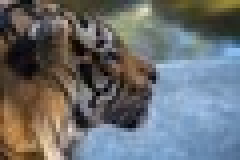
#> input picture image.jpg, 60 x 40 px, found by its file name (shown 4 times larger)
$ python fouriertransform.py
#> lines starting #> are read from the running program, lines starting #| are printed output that depends on the picture
import numpy as np
import cv2
import matplotlib.pyplot as plt

# Specify the file path of your image
image_path = '/home/cusat/Desktop/ramanan/image.jpg'  # Change this to the correct path

# Read the image (ensure you handle the file path correctly)
image = cv2.imread(image_path, cv2.IMREAD_GRAYSCALE)
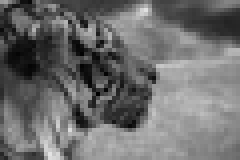
#> image: shape (40, 60) (shown 4 times larger); min 0, max 227, mean 109.4

# Check if the image was loaded correctly
if image is None:
    print(f"Error: Unable to load image at {image_path}")
else:
    # Fourier Transform and Display
    f = np.fft.fft2(image)
    fshift = np.fft.fftshift(f)
    magnitude_spectrum = np.log(np.abs(fshift) + 1)
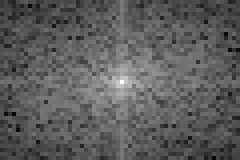
#> magnitude_spectrum: shape (40, 60) float64 (shown 4 times larger); min 3.07, max 12.48, mean 6.5; drawn with min black and max white

    # Save the images to files
    plt.figure(figsize=(10, 5))

    # Original image
    plt.subplot(1, 2, 1)
    plt.imshow(image, cmap='gray')
    plt.title('Original Image')
    plt.axis('off')

    # Magnitude spectrum
    plt.subplot(1, 2, 2)
    plt.imshow(magnitude_spectrum, cmap='gray')
    plt.title('Magnitude Spectrum')
    plt.axis('off')

    # Save the plot to a file
    plt.savefig('/home/cusat/Desktop/ramanan/output_plot.png')  # Specify your desired output path
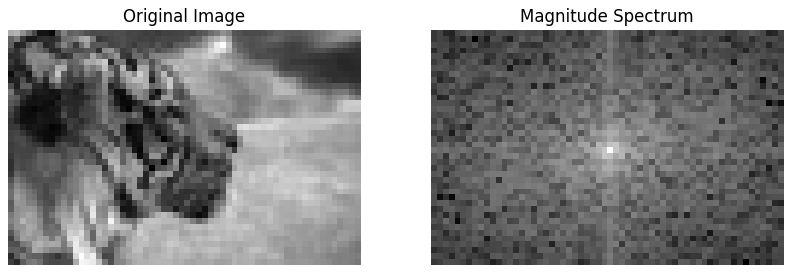
#> figure drawn by matplotlib, 2 panels

    print("Plot saved as output_plot.png")
